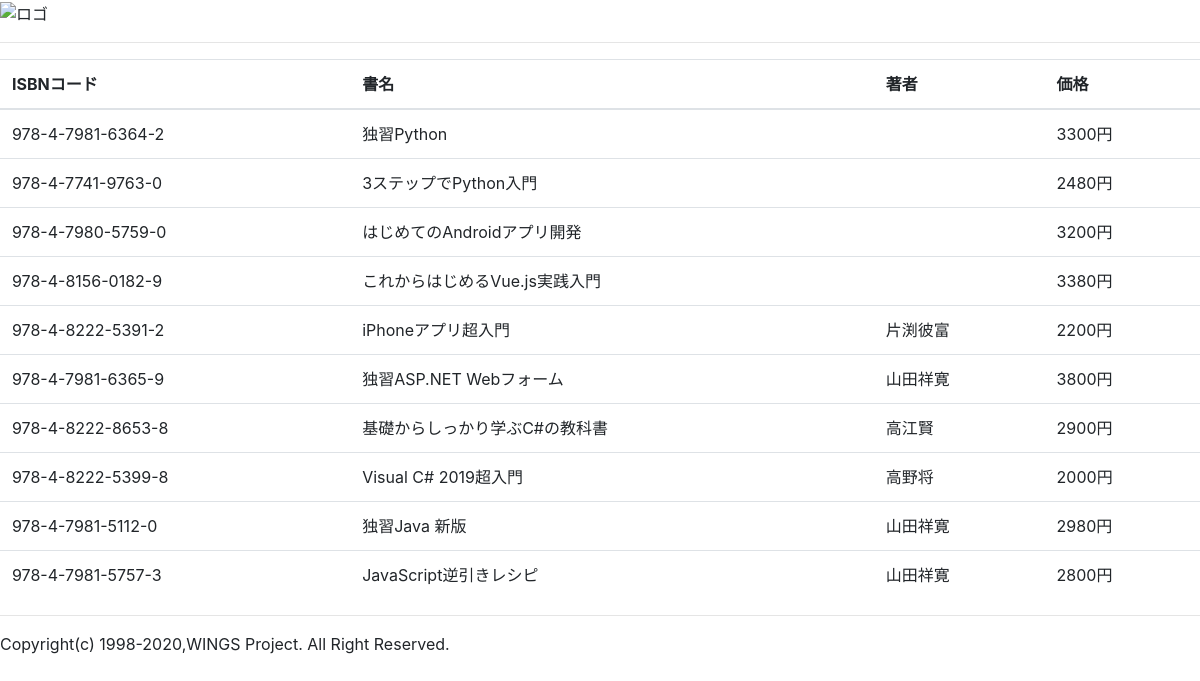
/main/rel2, run on the app's committed database.
### main/models.py (models this page shows, shortened)
class Book(models.Model):
  isbn = models.CharField(
    verbose_name='ISBNコード',
    max_length=20,
    validators=[
      RegexValidator(
        r'^978-4-[0-9]{4}-[0-9]{4}-[0-9X]{1}$',
        message='ISBNコードは正しい形式で指定してください。')
    ]
  )
  title = models.CharField(
    verbose_name='書名',
    max_length=100
  )
  price = models.IntegerField(
    verbose_name='価格',
    default = 0,
    validators=[
      MinValueValidator(
        17,
        message='価格は正の整数で指定してください。'
      )
    ]
  )
  publisher = models.CharField(
    verbose_name='出版社',
    max_length=50,
    choices = [
      ('翔泳社', '翔泳社'),
      ('技術評論社', '技術評論社'),
      ('秀和システム', '秀和システム'),
      ('SBクリエイティブ', 'SBクリエイティブ'),
      ('日経BP', '日経BP'),
    ],
  )
  published = models.DateField(
      verbose_name='刊行日'
  )

class Author(models.Model):
  books = models.ManyToManyField(Book)
  name = models.CharField(
    verbose_name='名前',
    max_length=20
  )
  address = models.CharField(
    verbose_name='住所',
    max_length=100
  )

### main/views.py (the view)
# urls.py: path('rel2', views.rel2, name='rel2'),
def rel2(request):
  return render(request, 'main/rel2.html', {
    'books' : Book.objects.all()
  })

### main/templates/main/rel2.html
{% extends 'main/layout.html' %}
{% block main %}
<table class="table">
  <thead>
  <tr>
    <th>ISBNコード</th><th>書名</th><th>著者</th></th><th>価格</th>
  </tr>
  </thead>
  <tbody>
  {% for b in books %}
  <tr>
    <td>{{ b.isbn }}</td>
    <td>{{ b.title }}</td>
    <td>
    {% for a in b.author_set.all %}{{ a.name }} {% endfor %}
    </td>
    <td>{{ b.price }}円</td>
  </tr>
  {% endfor %}
  </tbody>
</table>
{% endblock %}

### data on the page
Book: isbn "978-4-7981-6364-2", title "独習Python", price "3300"
Book: isbn "978-4-7741-9763-0", title "3ステップでPython入門", price "2480"
Book: isbn "978-4-7980-5759-0", title "はじめてのAndroidアプリ開発", price "3200"
Book: isbn "978-4-8156-0182-9", title "これからはじめるVue.js実践入門", price "3380"
Book: isbn "978-4-8222-5391-2", title "iPhoneアプリ超入門", price "2200"
Author: name "片渕彼富"
Book: isbn "978-4-7981-6365-9", title "独習ASP.NET Webフォーム", price "3800"
Author: name "山田祥寛"
Book: isbn "978-4-8222-8653-8", title "基礎からしっかり学ぶC#の教科書", price "2900"
Author: name "高江賢"
Book: isbn "978-4-8222-5399-8", title "Visual C# 2019超入門", price "2000"
Author: name "高野将"
Book: isbn "978-4-7981-5112-0", title "独習Java 新版", price "2980"
Book: isbn "978-4-7981-5757-3", title "JavaScript逆引きレシピ", price "2800"
